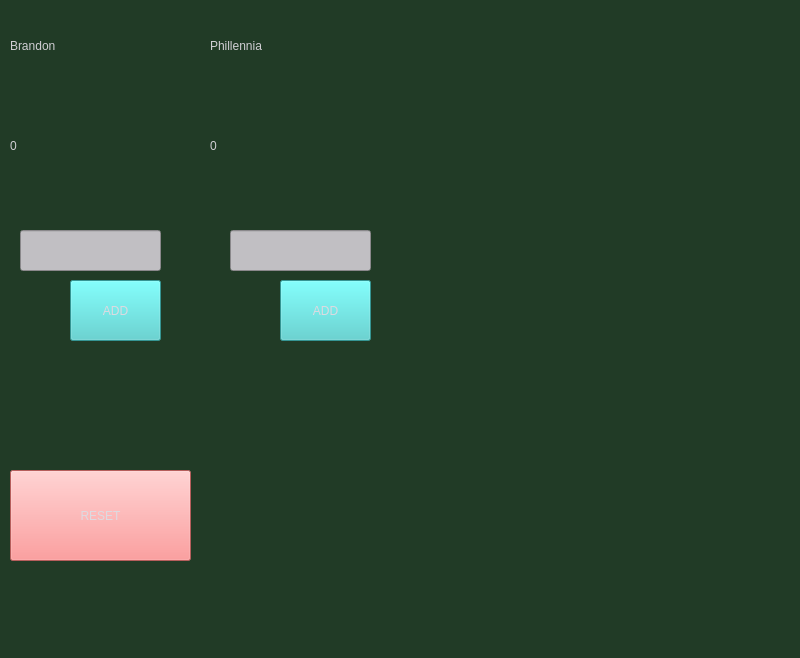
<?xml version="1.0" encoding="UTF-8"?>
<ui version="4.0">
 <class>MainWindow</class>
 <widget class="QMainWindow" name="MainWindow">
  <property name="geometry">
   <rect>
    <x>0</x>
    <y>0</y>
    <width>800</width>
    <height>658</height>
   </rect>
  </property>
  <property name="windowTitle">
   <string>MainWindow</string>
  </property>
  <property name="styleSheet">
   <string notr="true">font: 40pt &quot;Avenir&quot;;
background-color: rgb(33, 59, 38);</string>
  </property>
  <widget class="QWidget" name="centralwidget">
   <widget class="QLabel" name="label">
    <property name="geometry">
     <rect>
      <x>10</x>
      <y>10</y>
      <width>171</width>
      <height>71</height>
     </rect>
    </property>
    <property name="styleSheet">
     <string notr="true">font: 40pt &quot;Avenir&quot;;
color: rgb(209, 207, 212);</string>
    </property>
    <property name="text">
     <string>Brandon</string>
    </property>
   </widget>
   <widget class="QLabel" name="label_2">
    <property name="geometry">
     <rect>
      <x>210</x>
      <y>10</y>
      <width>171</width>
      <height>71</height>
     </rect>
    </property>
    <property name="styleSheet">
     <string notr="true">font: 40pt &quot;Avenir&quot;;
color: rgb(209, 207, 212);</string>
    </property>
    <property name="text">
     <string>Phillennia</string>
    </property>
   </widget>
   <widget class="QLabel" name="brandonScore">
    <property name="geometry">
     <rect>
      <x>10</x>
      <y>110</y>
      <width>171</width>
      <height>71</height>
     </rect>
    </property>
    <property name="styleSheet">
     <string notr="true">font: 32pt &quot;Avenir&quot;;
color: rgb(209, 207, 212);</string>
    </property>
    <property name="text">
     <string>0</string>
    </property>
   </widget>
   <widget class="QLabel" name="phillyScore">
    <property name="geometry">
     <rect>
      <x>210</x>
      <y>110</y>
      <width>171</width>
      <height>71</height>
     </rect>
    </property>
    <property name="styleSheet">
     <string notr="true">font: 32pt &quot;Avenir&quot;;
color: rgb(209, 207, 212);</string>
    </property>
    <property name="text">
     <string>0</string>
    </property>
   </widget>
   <widget class="QLabel" name="lastScore">
    <property name="geometry">
     <rect>
      <x>450</x>
      <y>10</y>
      <width>331</width>
      <height>51</height>
     </rect>
    </property>
    <property name="styleSheet">
     <string notr="true">font: 26pt &quot;Avenir&quot;;
color: rgb(209, 207, 212);</string>
    </property>
    <property name="text">
     <string/>
    </property>
   </widget>
   <widget class="QLabel" name="secondScore">
    <property name="geometry">
     <rect>
      <x>450</x>
      <y>80</y>
      <width>331</width>
      <height>51</height>
     </rect>
    </property>
    <property name="styleSheet">
     <string notr="true">font: 26pt &quot;Avenir&quot;;
color: rgb(209, 207, 212);</string>
    </property>
    <property name="text">
     <string/>
    </property>
   </widget>
   <widget class="QLabel" name="thirdScore">
    <property name="geometry">
     <rect>
      <x>450</x>
      <y>150</y>
      <width>331</width>
      <height>51</height>
     </rect>
    </property>
    <property name="styleSheet">
     <string notr="true">font: 26pt &quot;Avenir&quot;;
color: rgb(209, 207, 212);</string>
    </property>
    <property name="text">
     <string/>
    </property>
   </widget>
   <widget class="QLabel" name="fourthScore">
    <property name="geometry">
     <rect>
      <x>450</x>
      <y>220</y>
      <width>331</width>
      <height>51</height>
     </rect>
    </property>
    <property name="styleSheet">
     <string notr="true">font: 26pt &quot;Avenir&quot;;
color: rgb(209, 207, 212);</string>
    </property>
    <property name="text">
     <string/>
    </property>
   </widget>
   <widget class="QLabel" name="fifthScore">
    <property name="geometry">
     <rect>
      <x>450</x>
      <y>290</y>
      <width>331</width>
      <height>51</height>
     </rect>
    </property>
    <property name="styleSheet">
     <string notr="true">font: 26pt &quot;Avenir&quot;;
color: rgb(209, 207, 212);</string>
    </property>
    <property name="text">
     <string/>
    </property>
   </widget>
   <widget class="QLabel" name="sixthScore">
    <property name="geometry">
     <rect>
      <x>450</x>
      <y>360</y>
      <width>331</width>
      <height>51</height>
     </rect>
    </property>
    <property name="styleSheet">
     <string notr="true">font: 26pt &quot;Avenir&quot;;
color: rgb(209, 207, 212);</string>
    </property>
    <property name="text">
     <string/>
    </property>
   </widget>
   <widget class="QLabel" name="seventhScore">
    <property name="geometry">
     <rect>
      <x>450</x>
      <y>430</y>
      <width>331</width>
      <height>51</height>
     </rect>
    </property>
    <property name="styleSheet">
     <string notr="true">font: 26pt &quot;Avenir&quot;;
color: rgb(209, 207, 212);</string>
    </property>
    <property name="text">
     <string/>
    </property>
   </widget>
   <widget class="QLabel" name="eighthScore">
    <property name="geometry">
     <rect>
      <x>450</x>
      <y>500</y>
      <width>331</width>
      <height>51</height>
     </rect>
    </property>
    <property name="styleSheet">
     <string notr="true">font: 26pt &quot;Avenir&quot;;
color: rgb(209, 207, 212);</string>
    </property>
    <property name="text">
     <string/>
    </property>
   </widget>
   <widget class="QLineEdit" name="brandonAddPoints">
    <property name="geometry">
     <rect>
      <x>20</x>
      <y>230</y>
      <width>141</width>
      <height>41</height>
     </rect>
    </property>
    <property name="styleSheet">
     <string notr="true">background-color: rgb(193, 191, 195);
font: 27pt &quot;Avenir&quot;;</string>
    </property>
    <property name="text">
     <string/>
    </property>
   </widget>
   <widget class="QLineEdit" name="phillyAddPoints">
    <property name="geometry">
     <rect>
      <x>230</x>
      <y>230</y>
      <width>141</width>
      <height>41</height>
     </rect>
    </property>
    <property name="styleSheet">
     <string notr="true">background-color: rgb(193, 191, 195);
font: 27pt &quot;Avenir&quot;;</string>
    </property>
    <property name="text">
     <string/>
    </property>
   </widget>
   <widget class="QPushButton" name="brandonButton">
    <property name="geometry">
     <rect>
      <x>70</x>
      <y>280</y>
      <width>91</width>
      <height>61</height>
     </rect>
    </property>
    <property name="styleSheet">
     <string notr="true">color: rgb(221, 218, 224);
background-color: rgb(74, 208, 206);

font: 18pt &quot;Avenir&quot;;</string>
    </property>
    <property name="text">
     <string>ADD</string>
    </property>
   </widget>
   <widget class="QPushButton" name="phillyButton">
    <property name="geometry">
     <rect>
      <x>280</x>
      <y>280</y>
      <width>91</width>
      <height>61</height>
     </rect>
    </property>
    <property name="styleSheet">
     <string notr="true">color: rgb(221, 218, 224);
background-color: rgb(74, 208, 206);
font: 18pt &quot;Avenir&quot;;</string>
    </property>
    <property name="text">
     <string>ADD</string>
    </property>
   </widget>
   <widget class="QPushButton" name="resetButton">
    <property name="geometry">
     <rect>
      <x>10</x>
      <y>470</y>
      <width>181</width>
      <height>91</height>
     </rect>
    </property>
    <property name="styleSheet">
     <string notr="true">color: rgb(221, 218, 224);
background-color: rgb(255, 131, 129);

font: 18pt &quot;Avenir&quot;;</string>
    </property>
    <property name="text">
     <string>RESET</string>
    </property>
   </widget>
  </widget>
  <widget class="QMenuBar" name="menubar">
   <property name="geometry">
    <rect>
     <x>0</x>
     <y>0</y>
     <width>800</width>
     <height>24</height>
    </rect>
   </property>
  </widget>
  <widget class="QStatusBar" name="statusbar"/>
 </widget>
 <resources/>
 <connections/>
</ui>
